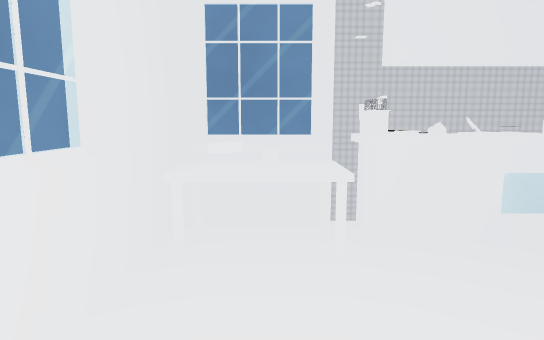
[1] (above)

15 first-person views from a walk through a scene from a Unity 3-D project. The camera is 1.4 m above the floor, tilts 8° down and sees 75° across. The floor is counted in squares, 0.5 m on a side. Each view is taken from the middle of a square. On the plan, view 1 faces up. The plan holds only what a view shows up to about 20 squares ahead; the rest is blank. The place goes on beyond the plan. Some surface patterns are stand-ins.

[2]
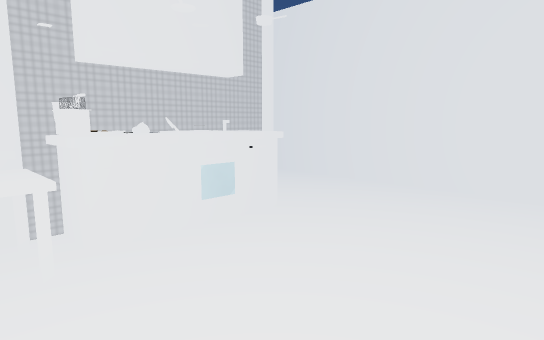

[3]
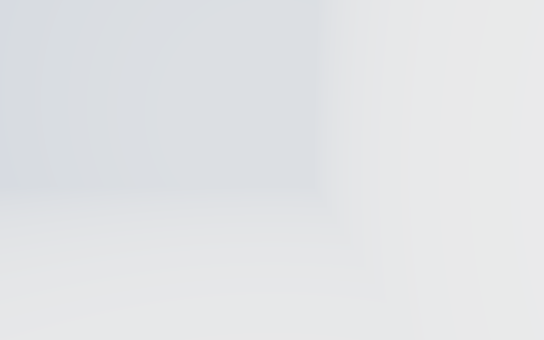

[4]
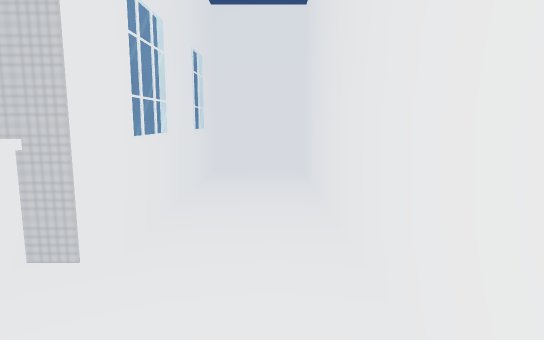

[5]
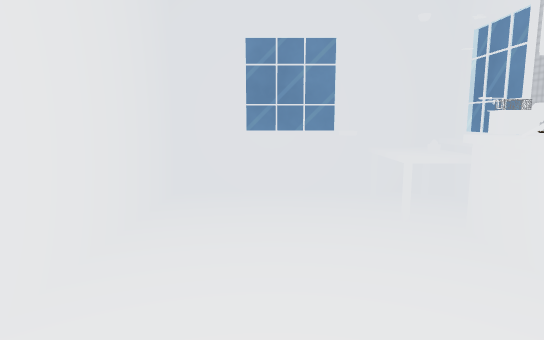

[6]
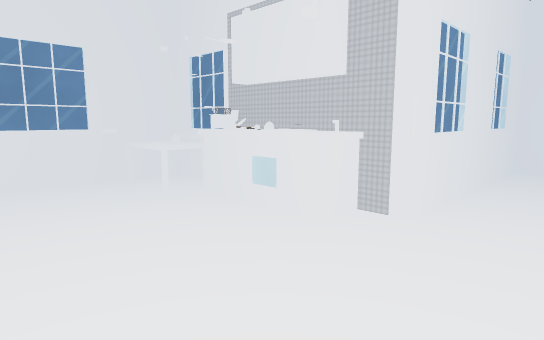

[7]
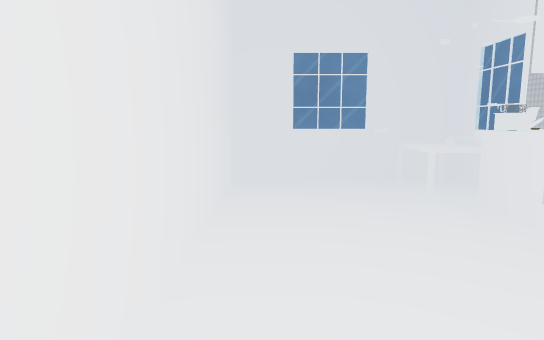

[8]
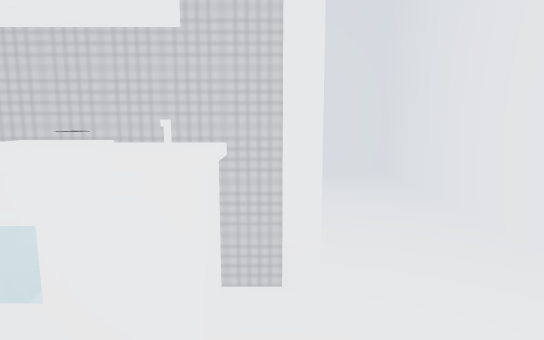

[9]
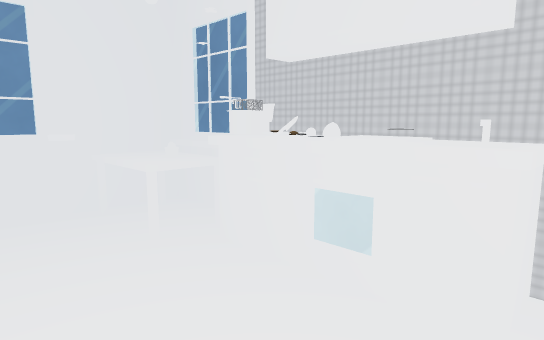

[10]
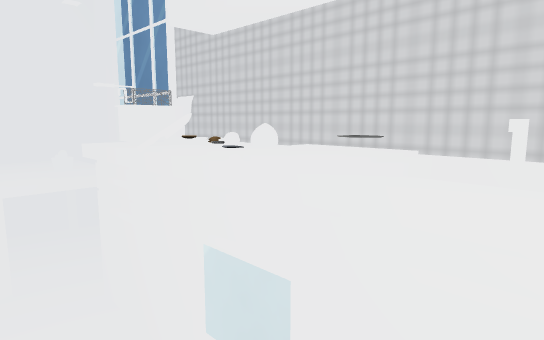

[11]
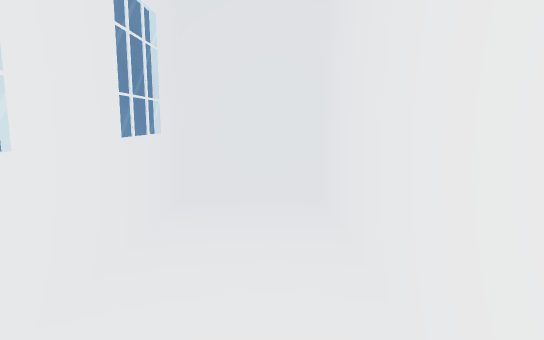

[12]
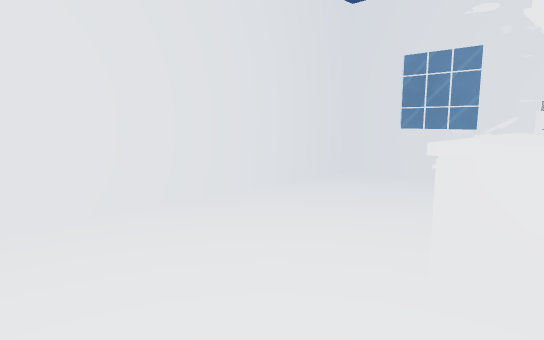

[13]
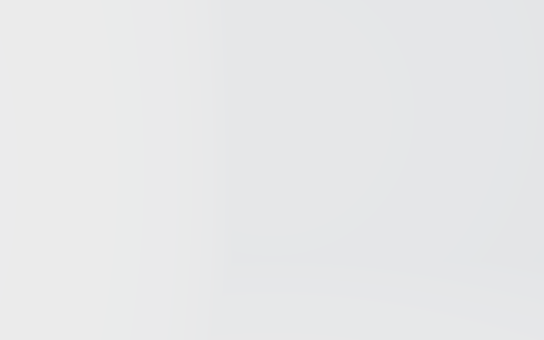

[14]
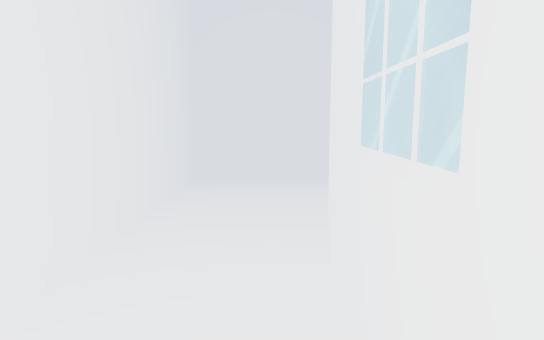

[15]
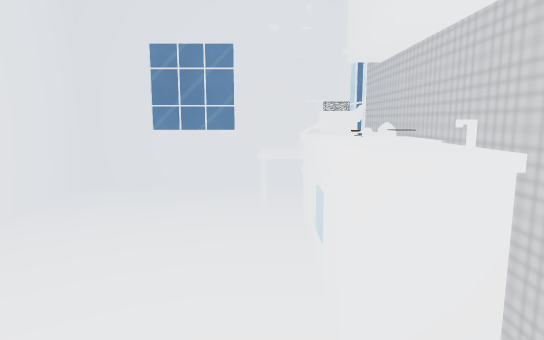

### Floor plan
Points are (right, up) in squares from view 1. A wall is a line through its corners. A room is listed if a view was taken in it or the views show most of it. See-through windows are left out.
Room 1 (views 1, 2, 3, 4, 5, 6, 7, 8, 9, 10, 11, 12, 13, 14, 15)
walls: (8, 9.5) (6.7, 9.5) (6.7, 8.2) (7.6, 8.2); (5.6, 7.8) (4.4, 7.8); (5.6, 8.1) (5, 8.1); (8.1, 9.8) (8.1, 7.8) (6.4, 7.8); (5, 8.6) (5, 9.6); (3.6, 9.7) (-2.7, 9.7) (-2.7, -0.8) (14.8, -0.8) (14.8, 22.6) (9.8, 22.6) (9.8, 9.7) (4.4, 9.7); (2.6, 7.8) (2.2, 7.8) (2.2, 9.8); (2.4, 7.8) (2.4, 8.5); (1.4, 9.9) (-2, 9.9); (9.6, 14.8) (9.6, 11.2); (-1.4, 9.2) (-2.2, 9.2); (-2.9, 5.5) (-2.9, 2); (9.6, 19.6) (9.6, 18)
objects: other object (-2, 7) to (2, 9); other object (-1, 5) to (-1, 6); other object (0, 8); other object (2, 8) to (3, 9); other object (3, 9); other object (4, 8); other object (4, 9); other object (6, 8); other object (6, 9)

Positions as (right, up) in squares from view 1, and headings:
1: (0, 0), facing up
2: (0, 0), facing up-right
3: (0, 1), facing right
4: (13, 3), facing up
5: (11, 3), facing left
6: (14, 0), facing up-left
7: (14, 1), facing left
8: (9, 4), facing up
9: (9, 3), facing up-left
10: (8, 6), facing up-left
11: (13, 10), facing up
12: (14, 10), facing down-left
13: (14, 6), facing down
14: (11, 17), facing down
15: (12, 7), facing left
